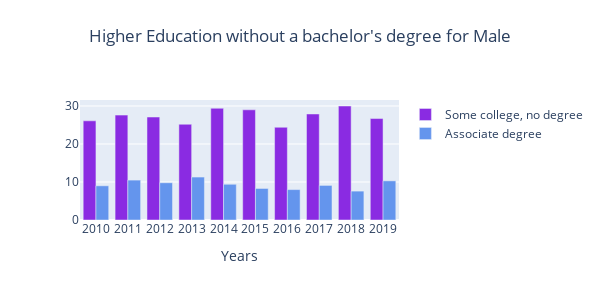

Notebook code for this chart:
### Code cell
import plotly.graph_objects as go
fig = go.Figure(data = [
    go.Bar(name ='Some college, no degree', x = years, y = df['percent_male_some_college'], marker_color = 'blueviolet'),
    go.Bar(name = 'Associate degree', x =  years, y = df['percent_male_associate_degree'], marker_color = 'cornflowerblue')
])
fig.update_layout(title={
        'text': "Higher Education without a bachelor's degree for Male",
        'y':0.9,
        'x':0.5,
        'xanchor': 'center',
        'yanchor': 'top'},
    xaxis_title="Years",
    autosize=False,
    width=600,
    height=300,
    barmode='group')
fig.show()

### Figure 1 — Plotly figure (JSON) as saved in the notebook; plotly's stock layout.template omitted (floating-point values rounded to 4 significant figures)
{"data": [{"marker": {"color": "blueviolet"}, "name": "Some college, no degree", "type": "bar", "x": ["2010", "2011", "2012", "2013", "2014", "2015", "2016", "2017", "2018", "2019"], "y": [26.1, 27.6, 27.1, 25.2, 29.4, 29, 24.4, 27.9, 30, 26.7]}, {"marker": {"color": "cornflowerblue"}, "name": "Associate degree", "type": "bar", "x": ["2010", "2011", "2012", "2013", "2014", "2015", "2016", "2017", "2018", "2019"], "y": [9, 10.5, 9.8, 11.3, 9.4, 8.3, 8, 9.1, 7.6, 10.3]}], "layout": {"autosize": false, "barmode": "group", "height": 300, "title": {"text": "Higher Education without a bachelor's degree for Male", "x": 0.5, "xanchor": "center", "y": 0.9, "yanchor": "top"}, "width": 600, "xaxis": {"title": {"text": "Years"}}}}
